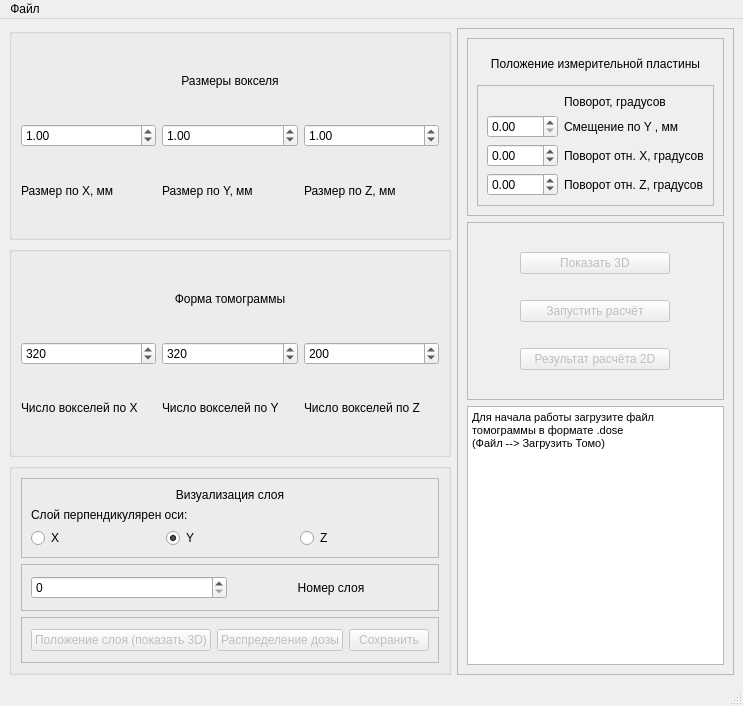
<?xml version="1.0" encoding="UTF-8"?>
<ui version="4.0">
 <class>MainWindow</class>
 <widget class="QMainWindow" name="MainWindow">
  <property name="geometry">
   <rect>
    <x>0</x>
    <y>0</y>
    <width>742</width>
    <height>706</height>
   </rect>
  </property>
  <property name="windowTitle">
   <string>Dose Verification</string>
  </property>
  <widget class="QWidget" name="centralwidget">
   <layout class="QHBoxLayout" name="horizontalLayout_2">
    <item>
     <layout class="QVBoxLayout" name="verticalLayout_5">
      <item>
       <widget class="QGroupBox" name="groupBoxLeftUp">
        <property name="title">
         <string/>
        </property>
        <layout class="QGridLayout" name="gridLayout">
         <item row="2" column="0">
          <widget class="QLabel" name="label_2">
           <property name="text">
            <string>Размер по X, мм</string>
           </property>
          </widget>
         </item>
         <item row="2" column="2">
          <widget class="QLabel" name="label_4">
           <property name="text">
            <string>Размер по Z, мм</string>
           </property>
          </widget>
         </item>
         <item row="1" column="1">
          <widget class="QDoubleSpinBox" name="doubleSpinBoxYSize">
           <property name="value">
            <double>1.000000000000000</double>
           </property>
          </widget>
         </item>
         <item row="1" column="0">
          <widget class="QDoubleSpinBox" name="doubleSpinBoxXSize">
           <property name="singleStep">
            <double>1.000000000000000</double>
           </property>
           <property name="value">
            <double>1.000000000000000</double>
           </property>
          </widget>
         </item>
         <item row="0" column="1">
          <widget class="QLabel" name="label">
           <property name="text">
            <string>Размеры вокселя</string>
           </property>
           <property name="alignment">
            <set>Qt::AlignCenter</set>
           </property>
          </widget>
         </item>
         <item row="2" column="1">
          <widget class="QLabel" name="label_3">
           <property name="text">
            <string>Размер по Y, мм</string>
           </property>
          </widget>
         </item>
         <item row="1" column="2">
          <widget class="QDoubleSpinBox" name="doubleSpinBoxZSize">
           <property name="value">
            <double>1.000000000000000</double>
           </property>
          </widget>
         </item>
        </layout>
       </widget>
      </item>
      <item>
       <widget class="QGroupBox" name="groupBox_LeftCenter">
        <property name="title">
         <string/>
        </property>
        <layout class="QGridLayout" name="gridLayout_2">
         <item row="2" column="1">
          <widget class="QLabel" name="label_7">
           <property name="text">
            <string>Число вокселей по Y</string>
           </property>
          </widget>
         </item>
         <item row="1" column="0">
          <widget class="QSpinBox" name="spinBoxShapeX">
           <property name="maximum">
            <number>1000000</number>
           </property>
           <property name="value">
            <number>320</number>
           </property>
          </widget>
         </item>
         <item row="1" column="1">
          <widget class="QSpinBox" name="spinBoxShapeY">
           <property name="maximum">
            <number>1000000</number>
           </property>
           <property name="value">
            <number>320</number>
           </property>
          </widget>
         </item>
         <item row="2" column="2">
          <widget class="QLabel" name="label_8">
           <property name="text">
            <string>Число вокселей по Z</string>
           </property>
          </widget>
         </item>
         <item row="2" column="0">
          <widget class="QLabel" name="label_6">
           <property name="text">
            <string>Число вокселей по X</string>
           </property>
          </widget>
         </item>
         <item row="0" column="1">
          <widget class="QLabel" name="label_5">
           <property name="text">
            <string>Форма томограммы</string>
           </property>
           <property name="alignment">
            <set>Qt::AlignCenter</set>
           </property>
          </widget>
         </item>
         <item row="1" column="2">
          <widget class="QSpinBox" name="spinBoxShapeZ">
           <property name="maximum">
            <number>1000000</number>
           </property>
           <property name="value">
            <number>200</number>
           </property>
          </widget>
         </item>
        </layout>
       </widget>
      </item>
      <item>
       <widget class="QGroupBox" name="groupBox_LeftDown">
        <property name="title">
         <string/>
        </property>
        <layout class="QVBoxLayout" name="verticalLayout">
         <item>
          <widget class="QFrame" name="frame_6">
           <property name="frameShape">
            <enum>QFrame::StyledPanel</enum>
           </property>
           <property name="frameShadow">
            <enum>QFrame::Raised</enum>
           </property>
           <layout class="QVBoxLayout" name="verticalLayout_2">
            <item>
             <widget class="QLabel" name="label_15">
              <property name="text">
               <string>Визуализация слоя</string>
              </property>
              <property name="alignment">
               <set>Qt::AlignCenter</set>
              </property>
             </widget>
            </item>
            <item>
             <widget class="QLabel" name="label_10">
              <property name="text">
               <string>Слой перпендикулярен оси:</string>
              </property>
             </widget>
            </item>
            <item>
             <layout class="QHBoxLayout" name="horizontalLayout">
              <item>
               <widget class="QRadioButton" name="radioButton_X">
                <property name="text">
                 <string>X</string>
                </property>
               </widget>
              </item>
              <item>
               <widget class="QRadioButton" name="radioButton_Y">
                <property name="text">
                 <string>Y</string>
                </property>
                <property name="checked">
                 <bool>true</bool>
                </property>
               </widget>
              </item>
              <item>
               <widget class="QRadioButton" name="radioButton_Z">
                <property name="text">
                 <string>Z</string>
                </property>
               </widget>
              </item>
             </layout>
            </item>
           </layout>
          </widget>
         </item>
         <item>
          <widget class="QFrame" name="frame_5">
           <property name="frameShape">
            <enum>QFrame::StyledPanel</enum>
           </property>
           <property name="frameShadow">
            <enum>QFrame::Raised</enum>
           </property>
           <layout class="QHBoxLayout" name="horizontalLayout_3">
            <item>
             <widget class="QSpinBox" name="spinBox_layerNumber"/>
            </item>
            <item>
             <widget class="QLabel" name="label_16">
              <property name="text">
               <string>Номер слоя</string>
              </property>
              <property name="alignment">
               <set>Qt::AlignCenter</set>
              </property>
             </widget>
            </item>
           </layout>
          </widget>
         </item>
         <item>
          <widget class="QFrame" name="frame_3">
           <property name="frameShape">
            <enum>QFrame::StyledPanel</enum>
           </property>
           <property name="frameShadow">
            <enum>QFrame::Raised</enum>
           </property>
           <layout class="QHBoxLayout" name="horizontalLayout_4">
            <item>
             <widget class="QPushButton" name="pushButton_showLayer3D">
              <property name="enabled">
               <bool>false</bool>
              </property>
              <property name="text">
               <string>Положение слоя (показать 3D)</string>
              </property>
             </widget>
            </item>
            <item>
             <widget class="QPushButton" name="pushButton_layerDoseMap">
              <property name="enabled">
               <bool>false</bool>
              </property>
              <property name="text">
               <string>Распределение дозы</string>
              </property>
             </widget>
            </item>
            <item>
             <widget class="QPushButton" name="pushButton_saveLayer">
              <property name="enabled">
               <bool>false</bool>
              </property>
              <property name="text">
               <string>Сохранить</string>
              </property>
             </widget>
            </item>
           </layout>
          </widget>
         </item>
        </layout>
       </widget>
      </item>
     </layout>
    </item>
    <item>
     <widget class="QFrame" name="frame">
      <property name="maximumSize">
       <size>
        <width>421</width>
        <height>16777215</height>
       </size>
      </property>
      <property name="frameShape">
       <enum>QFrame::StyledPanel</enum>
      </property>
      <property name="frameShadow">
       <enum>QFrame::Raised</enum>
      </property>
      <layout class="QGridLayout" name="gridLayout_3">
       <item row="2" column="0">
        <widget class="QTextBrowser" name="textBrowser">
         <property name="maximumSize">
          <size>
           <width>391</width>
           <height>259</height>
          </size>
         </property>
         <property name="layoutDirection">
          <enum>Qt::LeftToRight</enum>
         </property>
         <property name="html">
          <string>&lt;!DOCTYPE HTML PUBLIC &quot;-//W3C//DTD HTML 4.0//EN&quot; &quot;http://www.w3.org/TR/REC-html40/strict.dtd&quot;&gt;
&lt;html&gt;&lt;head&gt;&lt;meta name=&quot;qrichtext&quot; content=&quot;1&quot; /&gt;&lt;style type=&quot;text/css&quot;&gt;
p, li { white-space: pre-wrap; }
&lt;/style&gt;&lt;/head&gt;&lt;body style=&quot; font-family:'MS Shell Dlg 2'; font-size:8.25pt; font-weight:400; font-style:normal;&quot;&gt;
&lt;p style=&quot; margin-top:0px; margin-bottom:0px; margin-left:0px; margin-right:0px; -qt-block-indent:0; text-indent:0px;&quot;&gt;Для начала работы загрузите файл томограммы в формате .dose&lt;/p&gt;
&lt;p style=&quot; margin-top:0px; margin-bottom:0px; margin-left:0px; margin-right:0px; -qt-block-indent:0; text-indent:0px;&quot;&gt;(Файл --&amp;gt; Загрузить Томо)&lt;/p&gt;&lt;/body&gt;&lt;/html&gt;</string>
         </property>
        </widget>
       </item>
       <item row="0" column="0">
        <widget class="QFrame" name="frame_4">
         <property name="frameShape">
          <enum>QFrame::StyledPanel</enum>
         </property>
         <property name="frameShadow">
          <enum>QFrame::Raised</enum>
         </property>
         <layout class="QGridLayout" name="gridLayout_4">
          <item row="1" column="0">
           <widget class="QFrame" name="frame_8">
            <property name="frameShape">
             <enum>QFrame::StyledPanel</enum>
            </property>
            <property name="frameShadow">
             <enum>QFrame::Raised</enum>
            </property>
            <layout class="QGridLayout" name="gridLayout_7">
             <item row="2" column="2">
              <widget class="QLabel" name="label_13">
               <property name="text">
                <string>Смещение по Y , мм</string>
               </property>
               <property name="alignment">
                <set>Qt::AlignLeading|Qt::AlignLeft|Qt::AlignVCenter</set>
               </property>
              </widget>
             </item>
             <item row="4" column="2">
              <widget class="QLabel" name="label_12">
               <property name="text">
                <string>Поворот отн. Z, градусов</string>
               </property>
               <property name="alignment">
                <set>Qt::AlignLeading|Qt::AlignLeft|Qt::AlignVCenter</set>
               </property>
              </widget>
             </item>
             <item row="3" column="1">
              <widget class="QDoubleSpinBox" name="doubleSpinBox_RotX">
               <property name="decimals">
                <number>2</number>
               </property>
               <property name="minimum">
                <double>-90.000000000000000</double>
               </property>
               <property name="maximum">
                <double>90.000000000000000</double>
               </property>
              </widget>
             </item>
             <item row="4" column="1">
              <widget class="QDoubleSpinBox" name="doubleSpinBox_RotZ">
               <property name="minimum">
                <double>-90.000000000000000</double>
               </property>
               <property name="maximum">
                <double>90.000000000000000</double>
               </property>
              </widget>
             </item>
             <item row="0" column="2">
              <widget class="QLabel" name="label_14">
               <property name="text">
                <string>Поворот, градусов</string>
               </property>
              </widget>
             </item>
             <item row="3" column="2">
              <widget class="QLabel" name="label_11">
               <property name="text">
                <string>Поворот отн. X, градусов</string>
               </property>
               <property name="alignment">
                <set>Qt::AlignLeading|Qt::AlignLeft|Qt::AlignVCenter</set>
               </property>
              </widget>
             </item>
             <item row="2" column="1">
              <widget class="QDoubleSpinBox" name="doubleSpinBox_PlaceY">
               <property name="minimum">
                <double>0.000000000000000</double>
               </property>
               <property name="maximum">
                <double>1000.000000000000000</double>
               </property>
               <property name="singleStep">
                <double>1.000000000000000</double>
               </property>
              </widget>
             </item>
            </layout>
           </widget>
          </item>
          <item row="0" column="0">
           <widget class="QLabel" name="label_9">
            <property name="text">
             <string>Положение измерительной пластины</string>
            </property>
            <property name="alignment">
             <set>Qt::AlignCenter</set>
            </property>
           </widget>
          </item>
         </layout>
        </widget>
       </item>
       <item row="1" column="0">
        <widget class="QFrame" name="frame_2">
         <property name="frameShape">
          <enum>QFrame::StyledPanel</enum>
         </property>
         <property name="frameShadow">
          <enum>QFrame::Raised</enum>
         </property>
         <layout class="QGridLayout" name="gridLayout_6">
          <item row="2" column="0">
           <widget class="QPushButton" name="pushButton_ShowResult2D">
            <property name="enabled">
             <bool>false</bool>
            </property>
            <property name="maximumSize">
             <size>
              <width>150</width>
              <height>16777215</height>
             </size>
            </property>
            <property name="text">
             <string>Результат расчёта 2D</string>
            </property>
           </widget>
          </item>
          <item row="1" column="0">
           <widget class="QPushButton" name="pushButton_Run">
            <property name="enabled">
             <bool>false</bool>
            </property>
            <property name="maximumSize">
             <size>
              <width>150</width>
              <height>16777215</height>
             </size>
            </property>
            <property name="text">
             <string>Запустить расчёт</string>
            </property>
           </widget>
          </item>
          <item row="0" column="0">
           <widget class="QPushButton" name="pushButton_Show3D">
            <property name="enabled">
             <bool>false</bool>
            </property>
            <property name="maximumSize">
             <size>
              <width>150</width>
              <height>16777215</height>
             </size>
            </property>
            <property name="text">
             <string>Показать 3D</string>
            </property>
           </widget>
          </item>
         </layout>
        </widget>
       </item>
      </layout>
     </widget>
    </item>
   </layout>
  </widget>
  <widget class="QMenuBar" name="menubar">
   <property name="geometry">
    <rect>
     <x>0</x>
     <y>0</y>
     <width>742</width>
     <height>21</height>
    </rect>
   </property>
   <widget class="QMenu" name="menu">
    <property name="title">
     <string>Файл</string>
    </property>
    <addaction name="action_LoadTomo"/>
    <addaction name="action_ChoosePath"/>
    <addaction name="action"/>
   </widget>
   <addaction name="menu"/>
  </widget>
  <widget class="QStatusBar" name="statusbar"/>
  <action name="action_LoadTomo">
   <property name="text">
    <string>Загрузить файл *.dose</string>
   </property>
  </action>
  <action name="action_ChoosePath">
   <property name="text">
    <string>Выбрать путь сохранения</string>
   </property>
  </action>
  <action name="action">
   <property name="text">
    <string>Открыть сохранённую диаграмму *.npy</string>
   </property>
  </action>
 </widget>
 <resources/>
 <connections/>
</ui>
